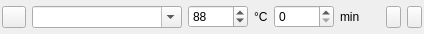
<?xml version="1.0" encoding="UTF-8"?>
<ui version="4.0">
 <class>Rastwidget</class>
 <widget class="QWidget" name="Rastwidget">
  <property name="geometry">
   <rect>
    <x>0</x>
    <y>0</y>
    <width>385</width>
    <height>34</height>
   </rect>
  </property>
  <layout class="QHBoxLayout" name="horizontalLayout">
   <property name="spacing">
    <number>6</number>
   </property>
   <property name="leftMargin">
    <number>2</number>
   </property>
   <property name="topMargin">
    <number>0</number>
   </property>
   <property name="rightMargin">
    <number>2</number>
   </property>
   <property name="bottomMargin">
    <number>0</number>
   </property>
   <item>
    <widget class="QPushButton" name="pushButton_close">
     <property name="minimumSize">
      <size>
       <width>24</width>
       <height>22</height>
      </size>
     </property>
     <property name="maximumSize">
      <size>
       <width>24</width>
       <height>22</height>
      </size>
     </property>
     <property name="text">
      <string/>
     </property>
     <property name="icon">
      <iconset resource="../res/grafiken.qrc">
       <normaloff>:/ewz/close_button.svg</normaloff>:/ewz/close_button.svg</iconset>
     </property>
     <property name="iconSize">
      <size>
       <width>25</width>
       <height>16</height>
      </size>
     </property>
    </widget>
   </item>
   <item>
    <widget class="MyComboBox" name="comboBox_Rast">
     <property name="sizePolicy">
      <sizepolicy hsizetype="Expanding" vsizetype="Fixed">
       <horstretch>0</horstretch>
       <verstretch>0</verstretch>
      </sizepolicy>
     </property>
     <property name="minimumSize">
      <size>
       <width>150</width>
       <height>0</height>
      </size>
     </property>
     <property name="focusPolicy">
      <enum>Qt::StrongFocus</enum>
     </property>
     <property name="editable">
      <bool>true</bool>
     </property>
    </widget>
   </item>
   <item>
    <widget class="MySpinBox" name="spinBox_RastTemp">
     <property name="minimumSize">
      <size>
       <width>60</width>
       <height>0</height>
      </size>
     </property>
     <property name="maximumSize">
      <size>
       <width>47</width>
       <height>16777215</height>
      </size>
     </property>
     <property name="focusPolicy">
      <enum>Qt::StrongFocus</enum>
     </property>
     <property name="value">
      <number>88</number>
     </property>
    </widget>
   </item>
   <item>
    <widget class="QLabel" name="label">
     <property name="text">
      <string>°C</string>
     </property>
    </widget>
   </item>
   <item>
    <widget class="MySpinBox" name="spinBox_RastDauer">
     <property name="minimumSize">
      <size>
       <width>60</width>
       <height>0</height>
      </size>
     </property>
     <property name="focusPolicy">
      <enum>Qt::StrongFocus</enum>
     </property>
    </widget>
   </item>
   <item>
    <widget class="QLabel" name="label_2">
     <property name="minimumSize">
      <size>
       <width>40</width>
       <height>0</height>
      </size>
     </property>
     <property name="text">
      <string>min</string>
     </property>
    </widget>
   </item>
   <item>
    <widget class="QPushButton" name="pushButton_NachUnten">
     <property name="minimumSize">
      <size>
       <width>15</width>
       <height>0</height>
      </size>
     </property>
     <property name="maximumSize">
      <size>
       <width>15</width>
       <height>16777215</height>
      </size>
     </property>
     <property name="icon">
      <iconset resource="../res/grafiken.qrc">
       <normaloff>:/global/dreieck_unten.svg</normaloff>:/global/dreieck_unten.svg</iconset>
     </property>
     <property name="iconSize">
      <size>
       <width>7</width>
       <height>7</height>
      </size>
     </property>
    </widget>
   </item>
   <item>
    <widget class="QPushButton" name="pushButton_NachOben">
     <property name="minimumSize">
      <size>
       <width>15</width>
       <height>0</height>
      </size>
     </property>
     <property name="maximumSize">
      <size>
       <width>15</width>
       <height>16777215</height>
      </size>
     </property>
     <property name="icon">
      <iconset resource="../res/grafiken.qrc">
       <normaloff>:/global/dreieck_oben.svg</normaloff>:/global/dreieck_oben.svg</iconset>
     </property>
     <property name="iconSize">
      <size>
       <width>7</width>
       <height>7</height>
      </size>
     </property>
    </widget>
   </item>
  </layout>
 </widget>
 <customwidgets>
  <customwidget>
   <class>MyComboBox</class>
   <extends>QComboBox</extends>
   <header>./src/mycombobox.h</header>
  </customwidget>
  <customwidget>
   <class>MySpinBox</class>
   <extends>QSpinBox</extends>
   <header>./src/myspinbox.h</header>
  </customwidget>
 </customwidgets>
 <resources>
  <include location="../res/grafiken.qrc"/>
 </resources>
 <connections/>
</ui>
